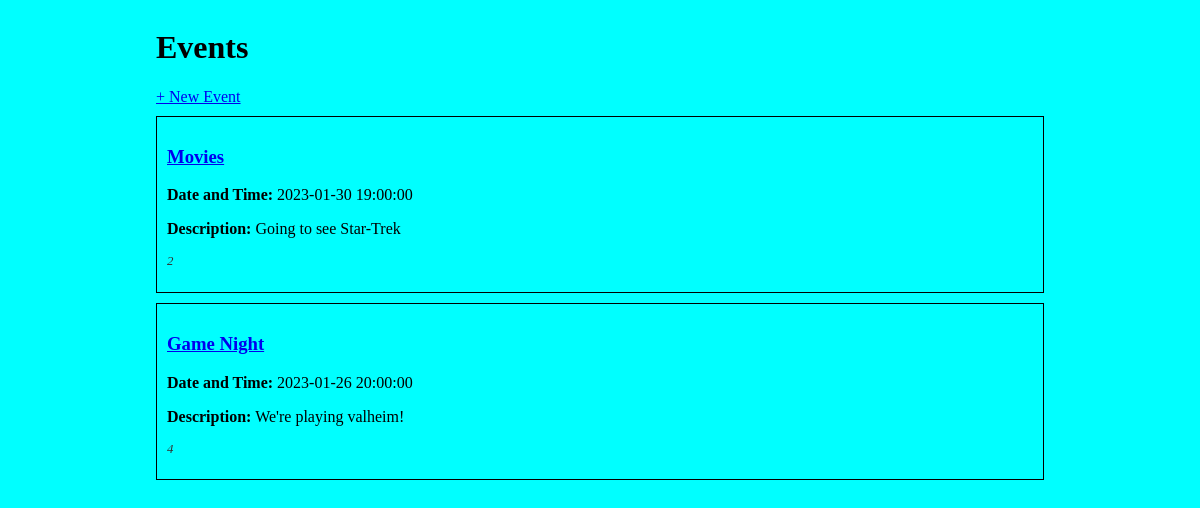
The page / on the database its author committed.
### events_app/models.py (models this page shows, shortened)
class Event(db.Model):
    id = db.Column(db.Integer, primary_key=True)
    title = db.Column(db.String(50), nullable=False)
    description = db.Column(db.String(250))
    date_and_time = db.Column(db.DateTime)
    guests = db.relationship('Guest', secondary='guest_event', back_populates='events_attending')

### events_app/routes.py (the view)
@main.route('/')
def index():
    events = Event.query.all()
    return render_template('index.html', events = events)

### events_app/templates/index.html
{% extends 'base.html' %}
{% block content %}
<h1>Events</h1>
<a href="/create">+ New Event</a>
{% for event in events %}
    <div class="event-container">
        <h3><a href="/event/{{ event.id }}">{{ event.title }}</a></h3>
        <p><strong>Date and Time:</strong> {{ event.date_and_time }}</p>
        <p><strong>Description:</strong> {{ event.description }}</p>
        <p class="small-text">
        {{ event.guests|length }}
        </p>
    </div>
{% endfor %}
{% endblock %}

### events_app/static/style.css (style rules this page uses)
body { display: flex; justify-content: center; background-color: aqua; }
.event-container { border: 1px solid #000; margin: 10px 0; padding: 10px; }
.small-text { font-size: 0.8em; color: #333; font-style: italic; }

### rows shown on the page
Event: title "Movies", date_and_time "2023-01-30 19:00:00", description "Going to see Star-Trek", guests|length "2"
Event: title "Game Night", date_and_time "2023-01-26 20:00:00", description "We're playing valheim!", guests|length "4"
